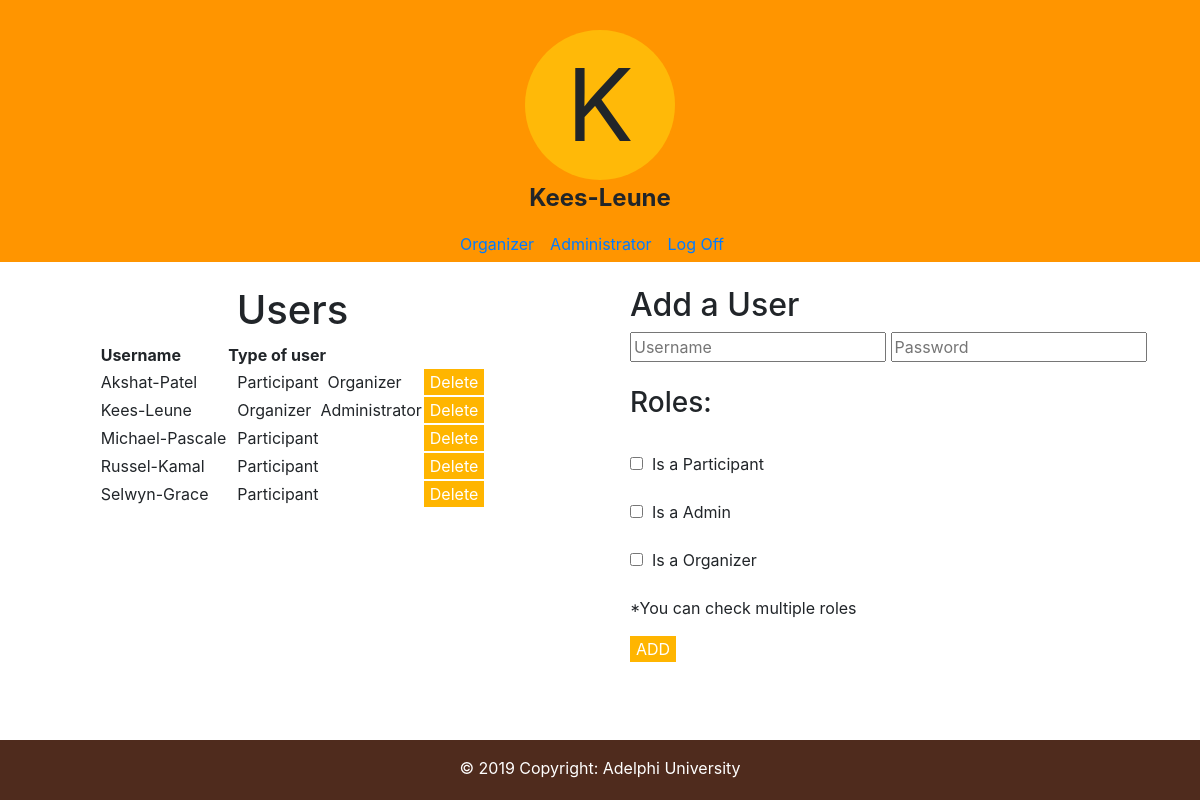
/src/admin.php (signed in), run on the app's committed database.
### tables this page shows
CREATE TABLE IF NOT EXISTS `User` (
  `username` VARCHAR(16) NOT NULL,
  `isParticipant` TINYINT NOT NULL DEFAULT 0,
  `isAdmin` TINYINT NOT NULL DEFAULT 0,
  `isOrganizer` TINYINT NOT NULL DEFAULT 0,
  PRIMARY KEY (`username`),
  UNIQUE INDEX `Login_username_UNIQUE` (`username` ASC) VISIBLE,
  CONSTRAINT `fk_User_Login`
    FOREIGN KEY (`username`)
    REFERENCES `Login` (`username`)
    ON DELETE NO ACTION
    ON UPDATE NO ACTION);

### src/session.php (called while the page is built, shortened)
<?php
   include('config.php');
   $user_check = $_SESSION['login_user'];
   $roles_query = "select isparticipant, isadmin, isorganizer from User where username = '$user_check'";
   $roles_sql = mysqli_query($db, $roles_query);
   $roles_values = mysqli_fetch_array($roles_sql,MYSQLI_ASSOC);
?>

### src/admin.php (the view, shortened to what this page needs)
<?php
include ('session.php');
?>
<!DOCTYPE html>
<html>
    <head>
        <link rel="stylesheet" href="https://maxcdn.bootstrapcdn.com/bootstrap/4.3.1/css/bootstrap.min.css">
        <link rel="stylesheet" href="../config/main.css">
    </head>
    <body>
        <div class="main-menu">
            <div class = "menu-header"><center>
		<div class="profile-icon">
			<?php echo $user_check[0];?>
		</div>
		<div class="username"><?php echo $user_check;?></div>
            </div></center>
            <nav class="navbar navbar-expand">
                <ul class="navbar-nav navbar-center">
		    <?php
			if($roles_values['isorganizer'] != 0){
                                echo '<li class="nav-item right-side-padding"><a href="challenges.php">Organizer</a></li>';
                        }
			if($roles_values['isadmin'] != 0){
                                echo '<li class="nav-item right-side-padding"><a href = "admin.php">Administrator</a></li>';
                        }
		     ?>
                    <li class="nav-item right-side-padding"><a href="logout.php">Log Off </a></li>
                </ul>
            </nav>
        </div>
	<div class="main-content">
	<div class="row">
            	 <div class = "col-md-6" align="center"><br>
	<h1> Users </h1>
	<?php
	$result = mysqli_query($db,"SELECT * FROM User;");
	?>
	<div class="container">
	<table id="myTable">
	<tr>
	<th> Username &nbsp; </th>
	<th> Type of user &nbsp; </th>
	</tr>
	<?php
		while($row = mysqli_fetch_assoc($result))
		{
			echo "<tr>";
			echo "<td>" .$row['username']."</td>";
				echo "<td>";
				if($row['isParticipant'] != 0){ echo '&nbsp; Participant';}
				if($row['isOrganizer'] != 0) { echo '&nbsp; Organizer';}
				if($row['isAdmin'] != 0) { echo '&nbsp; Administrator'; }
				echo "</td>";
				echo '<form action="remove.php" method="post">
				<td> <input type="hidden" value = "'.$row['username'].'" name="username">';
				echo ' <input type="submit" value="Delete"> </td> </form>';
		}
	?>
	</tr>
	</table>
	</div>
	</div>
		<div class="col-md-6" align="center">
		<form action="insert.php" method="post" id="form" class="container">
		<div align="left"><br>
		<h2> Add a User </h2>
		<input  name="username" type="text" placeholder="Username">
		<input name="password" type="password" placeholder="Password"> <br><br>
		<h3> Roles: </h3> <br>
		<input type="checkbox"  name="isparticipant" value="1">&nbsp; Is a Participant <br><br>
		<input type="checkbox"  name="isadmin" value="1">&nbsp; Is a Admin <br><br>
		<input type="checkbox"  name="isorganizer" value="1">&nbsp; Is a Organizer <br><br>
		<p> *You can check multiple roles </p>
		 <input id="submit" type="submit" value="ADD">
		</div>
		</form>
		</div>
		</div>
        <footer class="page-footer font-small footer-main">
            <div class="footer-copyright text-center py-3">© 2019 Copyright:
                Adelphi University
            </div>
        </footer>
    </body>
</html>

### config/main.css (style rules this page uses)
html { position: relative; min-height: 100%; }
body { margin-bottom: 60px; }
.footer-main { background-color: #4f2b1d; color: white; position: absolute; bottom: 0; width: 100%; height: 60px; }
.navbar-center { position: absolute; left: 50%; transform: translatex(-50%); text-align: center; padding-bottom: 20px; }
input[type="submit"] { background: #FFB500; border: none; color: white; }
.right-side-padding { padding-right: 16px; }
.profile-icon { width: 150px; height: 150px; background: #ffb908; border-radius: 50%; text-align: center; vertical-align: middle; line-height: 150px; font-size: 100px; }
.username { text-align: center; font-size: 24px; margin-bottom: 30px; font-weight: bold; }
.main-menu { background: #ff9500; padding-top:30px; }

### data on the page
user: username "Akshat-Patel", isParticipant "Participant", isOrganizer "Organizer"
user: username "Kees-Leune", isOrganizer "Organizer", isAdmin "Administrator"
user: username "Michael-Pascale", isParticipant "Participant"
user: username "Russel-Kamal", isParticipant "Participant"
user: username "Selwyn-Grace", isParticipant "Participant"

### other printed values
$user_check[0] "K"
$user_check "Kees-Leune"
